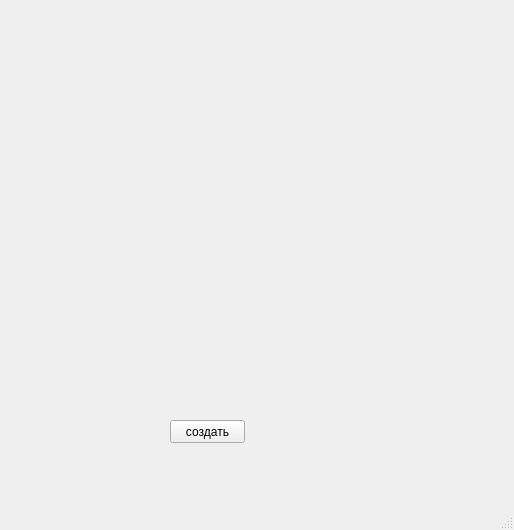
<?xml version="1.0" encoding="UTF-8"?>
<ui version="4.0">
 <class>MainWindow</class>
 <widget class="QMainWindow" name="MainWindow">
  <property name="geometry">
   <rect>
    <x>0</x>
    <y>0</y>
    <width>514</width>
    <height>530</height>
   </rect>
  </property>
  <property name="windowTitle">
   <string>MainWindow</string>
  </property>
  <widget class="QWidget" name="centralwidget">
   <widget class="QPushButton" name="pushButton">
    <property name="geometry">
     <rect>
      <x>170</x>
      <y>420</y>
      <width>75</width>
      <height>23</height>
     </rect>
    </property>
    <property name="text">
     <string>создать</string>
    </property>
   </widget>
  </widget>
  <widget class="QMenuBar" name="menubar">
   <property name="geometry">
    <rect>
     <x>0</x>
     <y>0</y>
     <width>514</width>
     <height>21</height>
    </rect>
   </property>
  </widget>
  <widget class="QStatusBar" name="statusbar"/>
 </widget>
 <resources/>
 <connections/>
</ui>
